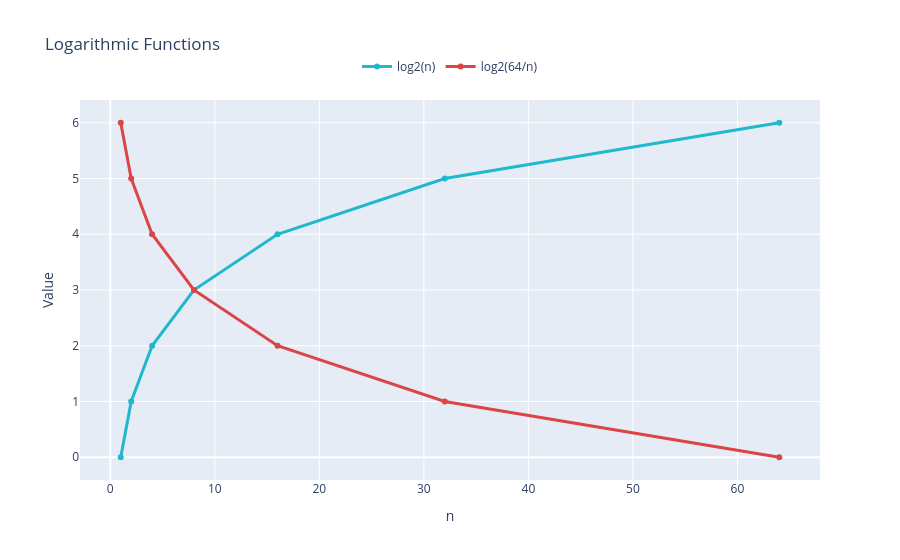

The code cell stored with this chart in its notebook:
### Code cell
import plotly.graph_objects as go
import plotly.io as pio

# Data provided
n = [1, 2, 4, 8, 16, 32, 64]
increasing_log = [0, 1, 2, 3, 4, 5, 6]  # log2(n)
decreasing_log = [6, 5, 4, 3, 2, 1, 0]  # log2(64/n)

# Create the figure
fig = go.Figure()

# Add the increasing curve (log2(n))
fig.add_trace(go.Scatter(
    x=n,
    y=increasing_log,
    mode='lines+markers',
    name='log2(n)',
    line=dict(color='#1FB8CD', width=3),
    marker=dict(size=6)
))

# Add the decreasing curve (log2(64/n))
fig.add_trace(go.Scatter(
    x=n,
    y=decreasing_log,
    mode='lines+markers',
    name='log2(64/n)',
    line=dict(color='#DB4545', width=3),
    marker=dict(size=6)
))

# Update layout
fig.update_layout(
    title='Logarithmic Functions',
    xaxis_title='n',
    yaxis_title='Value',
    legend=dict(
        orientation='h',
        yanchor='bottom',
        y=1.05,
        xanchor='center',
        x=0.5
    )
)

# Update traces for better visibility
fig.update_traces(cliponaxis=False)

# Save as PNG and SVG
#fig.write_image("logarithmic_curves.png")
#fig.write_image("logarithmic_curves.svg", format="svg")

fig.show()

### Figure 1 — Plotly figure (JSON) as saved in the notebook; plotly's stock layout.template omitted (floating-point values rounded to 4 significant figures)
{"data": [{"line": {"color": "#1FB8CD", "width": 3}, "marker": {"size": 6}, "mode": "lines+markers", "name": "log2(n)", "x": [1, 2, 4, 8, 16, 32, 64], "y": [0, 1, 2, 3, 4, 5, 6], "type": "scatter", "cliponaxis": false}, {"line": {"color": "#DB4545", "width": 3}, "marker": {"size": 6}, "mode": "lines+markers", "name": "log2(64/n)", "x": [1, 2, 4, 8, 16, 32, 64], "y": [6, 5, 4, 3, 2, 1, 0], "type": "scatter", "cliponaxis": false}], "layout": {"legend": {"orientation": "h", "yanchor": "bottom", "y": 1.05, "xanchor": "center", "x": 0.5}, "title": {"text": "Logarithmic Functions"}, "xaxis": {"title": {"text": "n"}}, "yaxis": {"title": {"text": "Value"}}}}
